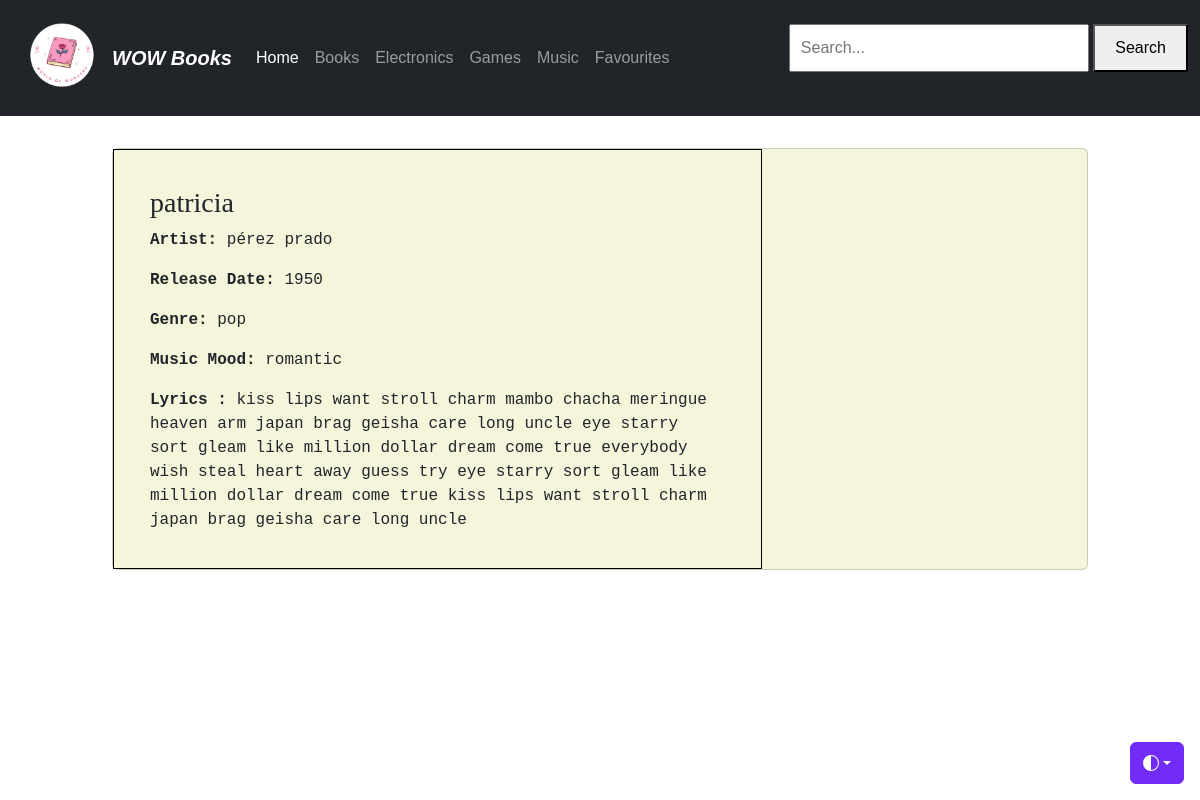
/MusicDetails.php?musicId=4, run on the app's committed database.
### tables this page shows
CREATE TABLE `wowmusic` (
  `musicId` int(11) NOT NULL,
  `artist_name` varchar(46) DEFAULT NULL,
  `track_name` varchar(163) DEFAULT NULL,
  `release_date` int(4) DEFAULT NULL,
  `genre` varchar(7) DEFAULT NULL,
  `lyrics` varchar(1714) DEFAULT NULL,
  `topic` varchar(10) DEFAULT NULL
);

### MusicDetails.php (the view, shortened to what this page needs)
<!DOCTYPE html>
<html lang="en">
<head>
	<link href="https://cdn.jsdelivr.net/npm/bootstrap@5.3.0/dist/css/bootstrap.min.css" rel="stylesheet">
	<link href="heroes.css" rel="stylesheet">
</head>
<body>
    <nav class="navbar navbar-expand-md navbar-dark fixed-top bg-dark">
  <div class="container-fluid">
  	<img src ="wow.png" width="100px">
    <a class="navbar-brand" href="#"><b><i>WOW Books</b></i></a>
    <div class="collapse navbar-collapse" id="navbarCollapse">
      <ul class="navbar-nav me-auto mb-2 mb-md-0">
        <li class="nav-item">
        <a class="nav-link active" aria-current="page" href="R-index3.php?username=<?php echo urlencode($username); ?>">Home</a>
        </li>
		<li class="nav-item">
          <a class="nav-link" href="S-Books.php?username=<?php echo urlencode($username); ?>">Books</a>
          <li class="nav-item">
          <a class="nav-link" href="R-Electronics.php?username=<?php echo urlencode($username); ?>">Electronics</a>
        <li class="nav-item">
        <a class="nav-link" href="Games.php?username=<?php echo urlencode($username); ?>">Games</a>
        </li>
		 <li class="nav-item">
          <a class="nav-link" href="Music.php?username=<?php echo urlencode($username); ?>">Music</a>
          <li class="nav-item">
          <a class="nav-link" href="R-Favourites.php?username=<?php echo urlencode($username); ?>">Favourites</a>
        </li>
      </ul>
      <div class="search-container">
        <input type="text" id="search-bar" placeholder="Search...">
        <button onclick="search()">Search</button>
    </div>
    </div>
  </div>
</nav>
<div class="dropdown position-fixed bottom-0 end-0 mb-3 me-3 bd-mode-toggle">
      <button class="btn btn-bd-primary py-2 dropdown-toggle d-flex align-items-center"
              id="bd-theme"
              type="button"
              aria-expanded="false"
              data-bs-toggle="dropdown"
              aria-label="Toggle theme (auto)">
        <svg class="bi my-1 theme-icon-active" width="1em" height="1em"><use href="#circle-half"></use></svg>
      </button>
    </div>
    <div class="container mt-5">
        <?php
        $servername = "localhost";
        $username = "root";
        $password = "";
        $dbname = "WOW";
        $conn = new mysqli($servername, $username, $password, $dbname);
        if (isset($_GET['musicId'])) {
            $musicId = $_GET['musicId'];
            $sql = "SELECT * FROM wowmusic WHERE musicId = ?";
            $stmt = $conn->prepare($sql);
            $stmt->bind_param("i", $musicId);
            $stmt->execute();
            $result = $stmt->get_result();
            if ($result->num_rows > 0) {
                $row = $result->fetch_assoc();
                echo '
                <div style="background-color: beige;" class="card mb-3">
                    <div class="row g-0">
                        <div class="col-md-8">
                          <div style="border: 1px solid black; padding: 20px;">
                            <div class="card-body">
                                <h3 style="font-family: cursive" class="card-title">'.$row["track_name"].'</h3>
                                <p class="card-text"><strong>Artist: </strong> '.$row["artist_name"].'</p>
                                <p class="card-text"><strong>Release Date: </strong> '.$row["release_date"].'</p>
                                <p class="card-text"><strong>Genre: </strong> '.$row["genre"].'</p>
                                <p class="card-text"><strong>Music Mood:</strong> '.$row["topic"].'</p>
                                <p class="card-text"><strong>Lyrics :</strong> '.$row["lyrics"].'</p>
                            </div>
                        </div>
                    </div>
                </div>';
            } else {
                echo "<p>Game details not found.</p>";
            }
        } else {
            echo "<p>No Game ID provided.</p>";
        }
        ?>
    </div>
</body>
</html>

### MusicDetails.php (style rules this page uses)
p { font-family: monospace; }
body { padding-top: 70px; }
.bi { vertical-align: -.125em; fill: currentColor; }
.btn-bd-primary { --bd-violet-bg: #712cf9; --bd-violet-rgb: 112.520718, 44.062154, 249.437846; --bs-btn-font-weight: 600; --bs-btn-color: var(--bs-white); --bs-btn-bg: var(--bd-violet-bg); --bs-btn-border-color: var(--bd-violet-bg); --bs-btn-hover-color: var(--bs-white); --bs-btn-hover-bg: #6528e0; --bs-btn-hover-border-color: #6528e0; --bs-btn-focus-shadow-rgb: var(--bd-violet-rgb); --bs-btn-active-color: var(--bs-btn-hover-color); --bs-btn-active-bg: #5a23c8; --bs-btn-active-border-color: #5a23c8; }
.bd-mode-toggle { z-index: 1500; }
body { font-family: Arial, sans-serif; margin: 0; padding: 100px; }
.search-container { margin-bottom: 20px; }
#search-bar { width: 300px; padding: 10px; font-size: 16px; }
button { padding: 10px 20px; font-size: 16px; cursor: pointer; }

### data on the page
wowmusic: track_name "patricia", artist_name "pérez prado", release_date "1950", genre "pop", topic "romantic", lyrics "kiss lips want stroll charm mambo chacha meringue heaven arm japan brag geisha care long uncle eye starry sort gleam like million dollar dream come true everybody wish steal heart away guess try eye starry sort gleam like million dollar dream come true kiss lips want stroll charm japan brag geisha care long uncle"
